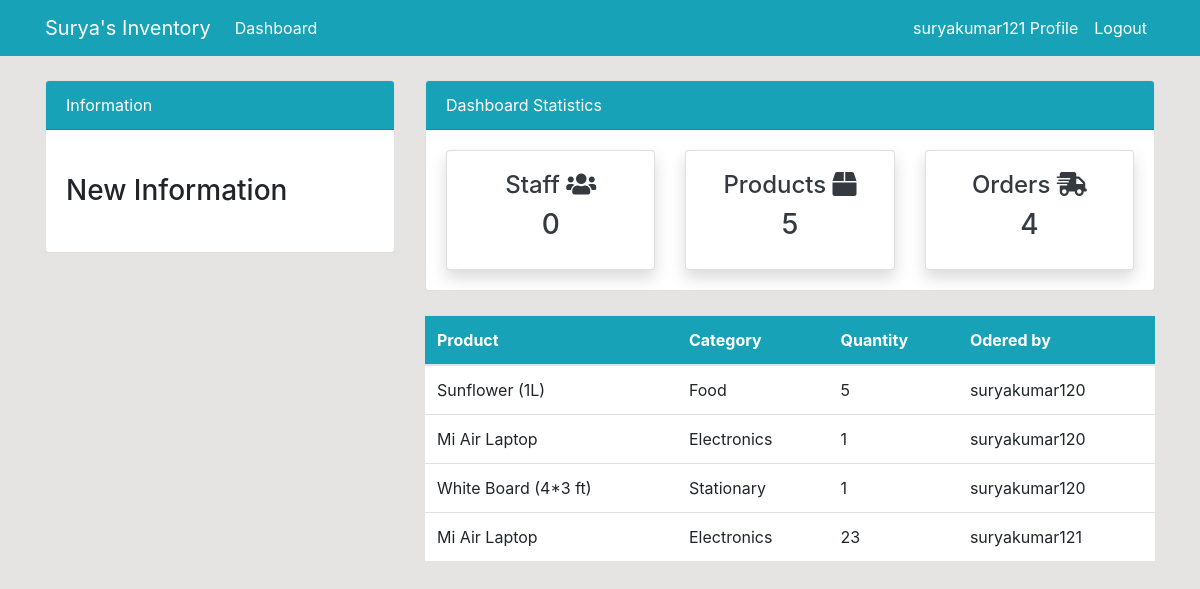
Screenshot of /order/ (signed in) with the database file from the repository.
### dashboard/models.py (models this page shows, shortened)
class Order(models.Model):
    name = models.ForeignKey(Product, on_delete=models.CASCADE, null=True)
    customer = models.ForeignKey(User, on_delete=models.CASCADE, null=True)
    order_quantity = models.PositiveIntegerField(null=True)

class Product(models.Model):
    name = models.CharField(max_length=100, null=True)
    quantity = models.PositiveIntegerField(null=True)
    category = models.CharField(max_length=50, choices=CATEGORY, null=True)
    def __str__(self):
        return f'{self.name}'

### dashboard/views.py (the view)
# urls.py: path('order/', views.order, name='dashboard-order'),
@login_required(login_url='user-login')
def order(request):
    order = Order.objects.all()
    order_count = order.count()
    customer = User.objects.filter(groups=2)
    customer_count = customer.count()
    product = Product.objects.all()
    product_count = product.count()
    context = {
        'order': order,
        'customer_count': customer_count,
        'product_count': product_count,
        'order_count': order_count,
    }
    return render(request, 'dashboard/order.html', context)

### templates/dashboard/order.html (shortened to what this page needs)
{% extends 'partials/base.html' %}
{% block content %}
{% include 'partials/topside.html' %}
<div class="row my-4">
    <div class="col-md-4"></div>
    <div class="col-md-8">
        <table class="table bg-white">
            <thead class="bg-info text-white">
                <tr>
                    <th scope="col">Product</th>
                    <th scope="col">Category</th>
                    <th scope="col">Quantity</th>
                    <th scope="col">Odered by</th>
                </tr>
            </thead>
            <tbody>
                {% for order in order %}
                <tr>
                    <td>{{ order.name }}</td>
                    <td>{{ order.name.category }}</td>
                    <td>{{ order.order_quantity }}</td>
                    <td>{{ order.customer.username }}</td>
                </tr>
                {% endfor %}
            </tbody>
        </table>
    </div>
</div>
{% endblock %}

### templates/partials/nav.html (shortened to what this page needs)
<nav class="navbar navbar-expand-lg navbar-info bg-info">
    <div class="container">
        {% if user.is_authenticated %}
        <a class="navbar-brand text-white" href="{% url 'dashboard-index' %}">Surya's Inventory</a>
        <div class="collapse navbar-collapse" id="navbarSupportedContent">
            <ul class="navbar-nav mr-auto">
                <li class="nav-item active">
                    <a class="nav-link text-white" href="{% url 'dashboard-index' %}">Dashboard </a>
                </li>
            </ul>
            <ul class="navbar-nav ml-auto">
                <li class="nav-item active">
                    <a class="nav-link text-white" href="{% url 'user-profile' %}">{{ user.username }} Profile
                        <span class="sr-only">(current)</span></a>
                </li>
                <li class="nav-item">
                    <a class="nav-link text-white" href="{% url 'user-logout' %}">Logout</a>
                </li>
            </ul>
            {% endif %}
        </div>
    </div>
</nav>

### static/style.css (style rules this page uses)
body { background: rgb(230, 227, 227); }

### rows the page displays
Order: name "Sunflower (1L)", name.category "Food", order_quantity "5", customer.username "suryakumar120"
Order: name "Mi Air Laptop", name.category "Electronics", order_quantity "1", customer.username "suryakumar120"
Order: name "White Board (4*3 ft)", name.category "Stationary", order_quantity "1", customer.username "suryakumar120"
Order: name "Mi Air Laptop", name.category "Electronics", order_quantity "23", customer.username "suryakumar121"

### other values shown
{{ user.username }} "suryakumar121"
{{ customer_count }} "0"
{{ product_count }} "5"
{{ order_count }} "4"
